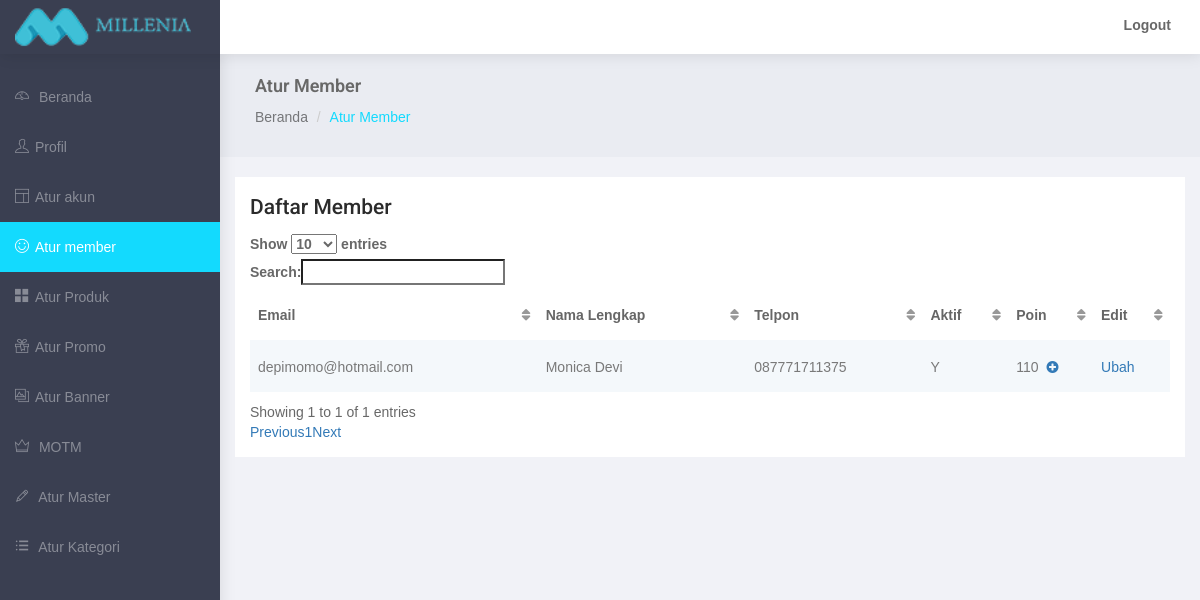
The app's page /admin/member.php (signed in) with its own data.
### tables this page shows
CREATE TABLE `mi_member` (
  `member_id` int(11) NOT NULL,
  `member_email` varchar(100) NOT NULL,
  `member_pass` varchar(200) NOT NULL,
  `member_crypt` text NOT NULL,
  `member_fullname` varchar(50) DEFAULT NULL,
  `member_address` varchar(200) DEFAULT NULL,
  `member_city_id` int(11) DEFAULT NULL,
  `member_postcode` int(6) DEFAULT NULL,
  `member_phone` varchar(20) DEFAULT NULL,
  `member_breast` int(3) DEFAULT NULL,
  `member_waist` int(3) DEFAULT NULL,
  `member_point` int(11) DEFAULT NULL,
  `member_active` enum('Y','N') NOT NULL DEFAULT 'N',
  `member_regdate` date NOT NULL,
  `member_regtime` time NOT NULL,
  `member_hashing_signup` text NOT NULL,
  `member_hashing_forgot` text
);

### admin/member.php (the view, shortened to what this page needs)
<?php
	require 'includes/connect.php';
?>
<!DOCTYPE html>
<html lang="en">
<head>
</head>
<body>
    <div id="wrapper">
        <div id="page-wrapper">
            <div class="container-fluid">
                <div class="row bg-title">
                    <div class="col-lg-12">
                        <h4 class="page-title">Atur Member</h4>
                        <ol class="breadcrumb">
                            <li><a href="index.php">Beranda</a></li>
                            <li class="active">Atur Member</li>
                        </ol>
                    </div>
                </div>
                <div class="row">
                    <div class="col-md-12 col-lg-12 col-sm-12">
                        <div class="white-box">
                            <h3>Daftar Member</h3>
                            <div class="table-responsive">
                                <table id="tbl" class="table-striped table">
                                    <thead>
                                        <tr>
                                            <th>Email</th>
                                            <th>Nama Lengkap</th>
                                            <th>Telpon</th>
                                            <th>Aktif</th>
                                            <th>Poin</th>
                                            <th>Edit</th>
                                        </tr>
                                    </thead>
                                    <tbody>
                                        <?php
                                        $list = mysqli_query($conn, "SELECT * FROM mi_member");
                                        while ($row = mysqli_fetch_assoc($list))
                                          {
                                            $id = $row['member_id'];
                                            $email = $row['member_email'];
                                            $fullname = $row['member_fullname'];
                                            $phone = $row['member_phone'];
                                            $active = $row['member_active'];
                                            $point = $row['member_point'];
                                            echo "
                                            <tr>
                                              <td>".$email."</td>
                                              <td>".$fullname."</td>
                                              <td>".$phone."</td>
                                              <td>".$active."</td>
                                              <td>".$point."<a data-toggle='modal' data-target='#modalEdit' data-id='".$id."' style='cursor: pointer;' class='edit'>&nbsp&nbsp<i class='fa fa-plus-circle'></a></td>
                                              <td><a href='edit-member.php?id=".$id."'>Ubah</a></td>
                                            </tr>
                                            ";
                                          }
                                        ?>
                                    </tbody>
                                </table>
                            </div>
                        </div>
                    </div>
                </div>
            </div>
        </div>
    </div>
</body>
</html>

### admin/css/style.css (style rules this page uses)
* { outline:0!important }
body { background:#3a3f51;font-family:'Open Sans',sans-serif;margin:0;overflow-x:hidden;color:#686868 }
html { position:relative;min-height:100%;background:#f1f2f7 }
h1,h2,h3,h4,h5,h6 { color:#2b2b2b;font-family:Roboto,sans-serif;margin:10px 0;font-weight:300 }
h3 { line-height:30px;font-size:21px }
h4 { line-height:22px;font-size:18px }
b { font-weight:600 }
#wrapper { width:100% }
#page-wrapper { padding:0 0 60px;min-height:568px;background:#f1f2f7 }
.bg-title { background:#eaecf2;overflow:hidden;padding:15px 20px 10px;margin-bottom:20px }
.bg-title h4 { color:#686868;font-weight:600 }
.bg-title .breadcrumb { background:0 0;padding:0 }
.bg-title .breadcrumb a { color:rgba(0,0,0,.5) }
.bg-title .breadcrumb .active,.logo i { color:#13dafe }
.top-left-part { width:220px;float:left;background:#3a3f51 }
.top-left-part a { color:#fff;font-size:18px;line-height:50px;padding-left:15px;text-transform:uppercase }
.navbar-header { width:100%;background:#fff;border:0 }
.navbar-default { border:0;box-shadow:1px 1px 15px rgba(0,0,0,.1) }
.navbar-top-links { margin-right:0 }
.navbar-top-links>li { float:left }
.navbar-top-links li:last-child { margin-right:15px }
.navbar-top-links>li>a { color:#686868;padding:0 14px;line-height:50px;min-height:50px }
.profile-pic { padding:0 20px;line-height:50px }
table.dataTable thead .sorting,table.dataTable thead .sorting_asc,table.dataTable thead .sorting_asc_disabled,table.dataTable thead .sorting_desc,table.dataTable thead .sorting_desc_disabled { background:0 0 }
table.dataTable thead .sorting_asc:after { content:"\f0de";float:right;font-family:fontawesome }
table.dataTable thead .sorting:after { content:"\f0dc";float:right;font-family:fontawesome;color:rgba(50,50,50,.5) }
.white-box { background:#fff;padding:15px;margin-bottom:20px }
.white-box h3 { margin:0 0 12px;font-weight:500 }
.fa-fw { width:20px!important;display:inline-block!important;text-align:left!important }
.waves-effect { position:relative;cursor:pointer;display:inline-block;overflow:hidden;-webkit-user-select:none;-moz-user-select:none;-ms-user-select:none;user-select:none;-webkit-tap-highlight-color:transparent }
.table { margin-bottom:10px }
.table-hover>tbody>tr:hover,.table-striped>tbody>tr:nth-of-type(odd),.table>tbody>tr.active>td,.table>tbody>tr.active>th,.table>tbody>tr>td.active,.table>tbody>tr>th.active,.table>tfoot>tr.active>td,.table>tfoot>tr.active>th,.table>tfoot>tr>td.active,.table>tfoot>tr>th.active,.table>thead>tr.active>td,.table>thead>tr.active>th,.table>thead>tr>td.active,.table>thead>tr>th.active { background-color:#f4f8fb!important }
.table-bordered,.table>tbody>tr>td,.table>tbody>tr>th,.table>tfoot>tr>td,.table>tfoot>tr>th,.table>thead>tr>td,.table>thead>tr>th { border-top:1px solid #f4f8fb }
.table>tbody>tr>td,.table>tbody>tr>th,.table>tfoot>tr>td,.table>tfoot>tr>th,.table>thead>tr>td,.table>thead>tr>th { padding:15px 8px }
.table>thead>tr>th { vertical-align:bottom;border-bottom:2px solid #f4f8fb }
tbody { color:#797979 }
th { color:#666;font-weight:600 }
.sidebar { background:#3a3f51;overflow-y:auto }
.sidebar .sidebar-nav.navbar-collapse { padding-left:0;padding-right:0 }
.sidebar .fa-fw { width:20px;text-align:left;display:inline-block }
#side-menu li a { color:rgba(255,255,255,.4) }
#side-menu>li>a { padding:15px 30px 15px 15px }
#side-menu>li>a.active { background-color:#13dafe;color:#fff }
[class*=" ti-"],[class^=ti-] { font-family:themify;speak:none;font-style:normal;font-weight:400;font-variant:normal;text-transform:none;line-height:1;-webkit-font-smoothing:antialiased;-moz-osx-font-smoothing:grayscale }
.ti-user:before { content:"\e602" }
.ti-pencil:before { content:"\e61c" }
.ti-layout:before { content:"\e62e" }
.ti-crown:before { content:"\e642" }
.ti-menu-alt:before { content:"\e68f" }
.ti-gift:before { content:"\e6a0" }
.ti-dashboard:before { content:"\e6aa" }
.ti-gallery:before { content:"\e71e" }
.ti-face-smile:before { content:"\e71f" }
.ti-layout-grid2-alt:before { content:"\e739" }
@media (min-width:768px) { #page-wrapper { position:relative;margin:0 0 0 220px;transition:.5s ease-out;top:50px } }
@media (min-width:768px) { .navbar-default { position:fixed;width:100%;top:0 } }
@media (min-width:768px) { .sidebar { z-index:1;position:fixed;width:220px;top:50px;height:95%;transform:translate3d(0,0,0);transition:all .6s ease-out } }

### records on screen
mi_member: member_email "depimomo@hotmail.com", member_fullname "Monica Devi", member_phone "087771711375", member_active "Y", member_point "110"
